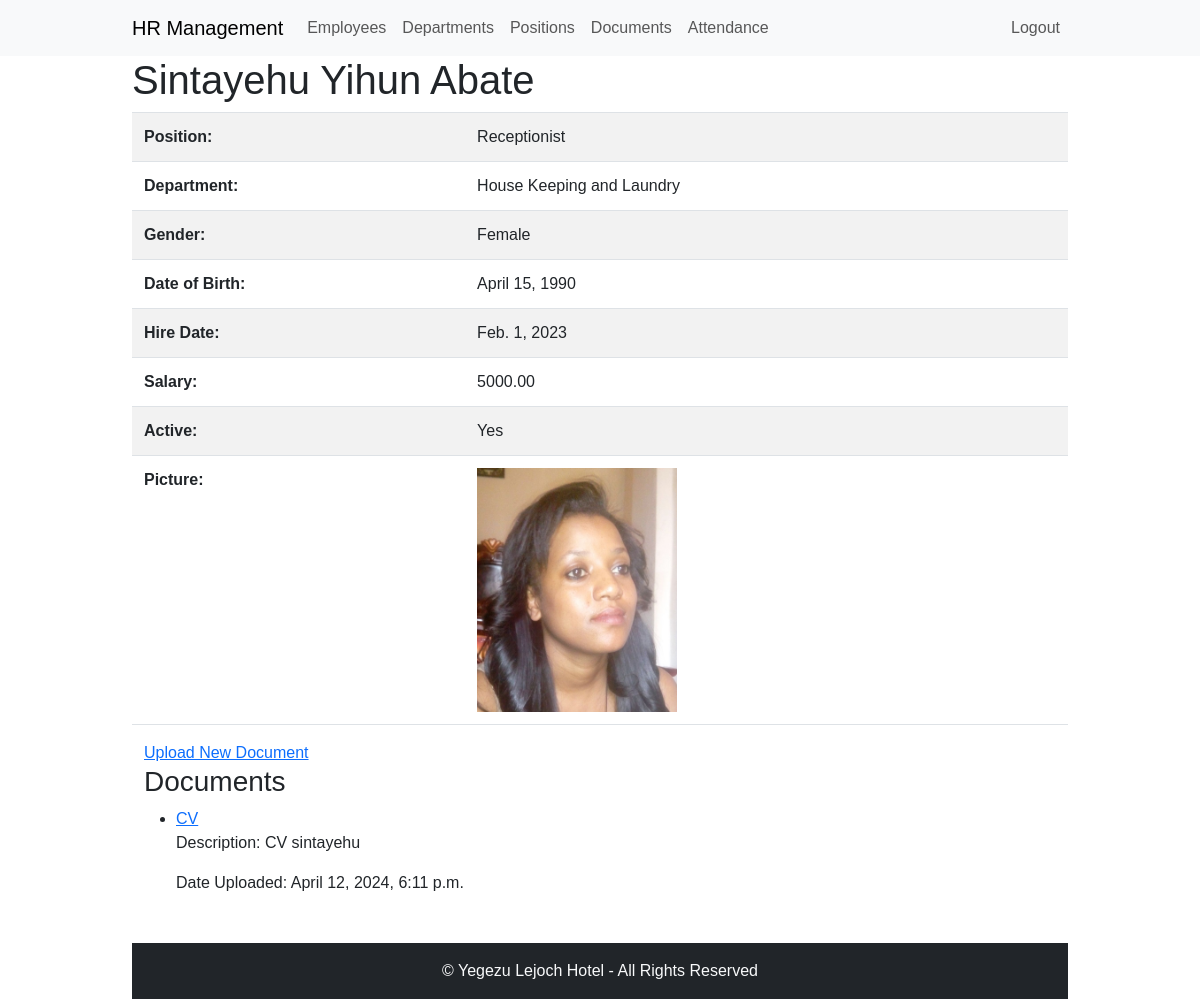
Page /employees/detail/4/ (signed in) on the earlier database version.
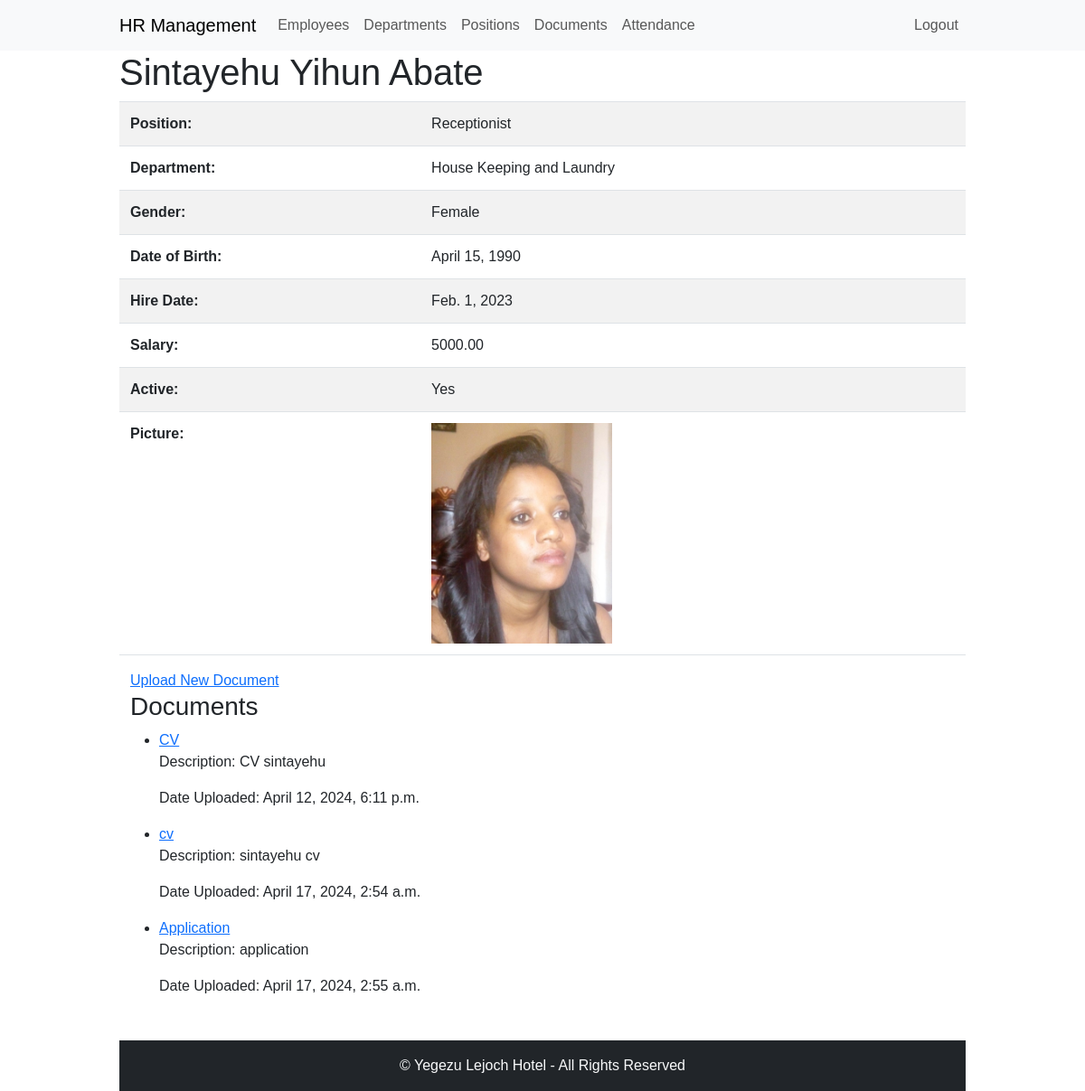
Same page on the later database version.
### employee_management/models.py (models this page shows, shortened)
class Document(models.Model):
    name = models.CharField(max_length=100)
    file = models.FileField(upload_to=document_upload_to)
    description = models.TextField(blank=True)
    employee = models.ForeignKey(Employee, on_delete=models.CASCADE)
    date_uploaded = models.DateTimeField(auto_now_add=True)

### employee_management/views.py (the view)
# urls.py: path('employees/detail/<int:pk>/', employee_detail, name='employee_detail'),
@login_required
def employee_detail(request, pk):
    employee = get_object_or_404(Employee, pk=pk)
    documents = Document.objects.filter(employee=employee)
    return render(request, 'employee_detail.html', {'employee': employee, 'documents': documents})
    """employee = get_object_or_404(Employee, pk=pk)
    return render(request, 'employee_detail.html', {'employee': employee})"""

### employee_management/models.py (called while the page is built)
    def __str__(self):
        return self.name

    def __str__(self):
        return self.name

### employee_management/templates/employee_detail.html (shortened to what this page needs)
{% extends 'base.html' %}
{% block content %}
<h1>{{ employee.first_name }} {{ employee.middle_name }} {{ employee.last_name }}</h1>
<table class="table table-striped">
    <tbody>
        <tr>
            <th>Position:</th>
            <td>{{ employee.position }}</td>
        </tr>
        <tr>
            <th>Department:</th>
            <td>{{ employee.department }}</td>
        </tr>
        <tr>
            <th>Gender:</th>
            <td>{{ employee.get_gender_display}}</td>
        </tr>
        <tr>
            <th>Date of Birth:</th>
            <td>{{ employee.date_of_birth }}</td>
        </tr>
        <tr>
            <th>Hire Date:</th>
            <td>{{ employee.hire_date }}</td>
        </tr>
        <tr>
            <th>Salary:</th>
            <td>{{ employee.salary }}</td>
        </tr>
        <tr>
            <th>Active:</th>
            <td>{% if employee.is_active %}Yes{% else %}No{% endif %}</td>
        </tr>
        <tr>
            <th>Picture:</th>
            <td>
                {% if employee.picture %}
                <img src="{{ employee.picture.url }}" alt="Employee Picture" width="200">
                {% else %}
                No Picture
                {% endif %}
            </td>
        </tr>
    </tbody>
</table>
<div class="container">
    <a href="{% url 'hrms:document_create' employee_id=employee.pk %}">Upload New Document</a>
    {% if documents %}
        <h3>Documents</h3>
        <ul>
            {% for document in documents %}
                <li>
                    <a href="{{ document.file.url }}" target="_blank">{{ document.name }}</a>
                    <p>Description: {{ document.description }}</p>
                    <p>Date Uploaded: {{ document.date_uploaded }}</p>
                </li>
            {% endfor %}
        </ul>
    {% else %}
        <p>No documents uploaded for this employee.</p>
    {% endif %}
{% endblock %}

Differences in the rows shown:
added Document: name "cv", description "sintayehu cv", date_uploaded "April 17, 2024, 2:54 a.m."
added Document: name "Application", description "application", date_uploaded "April 17, 2024, 2:55 a.m."
